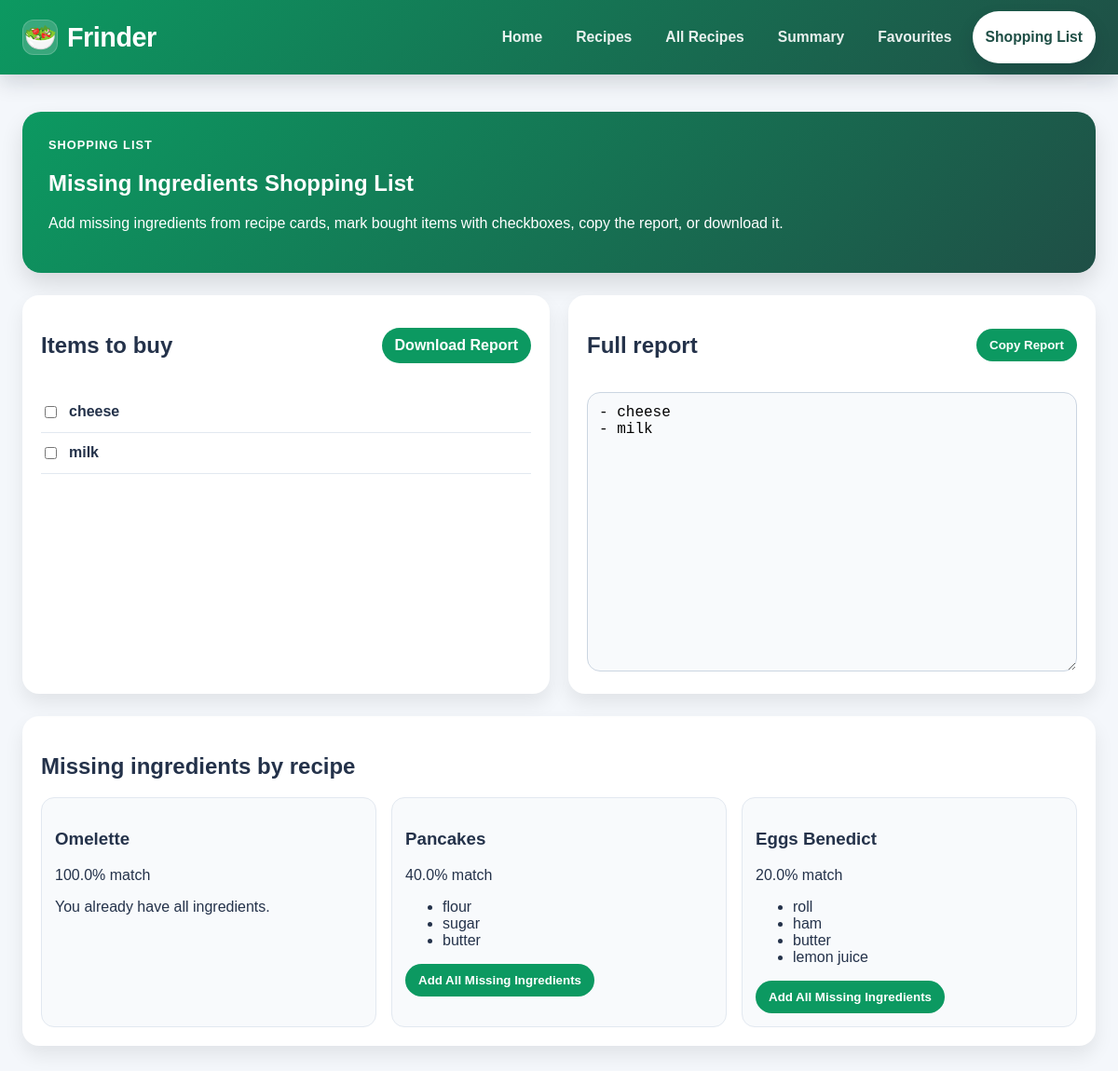
/shopping-list, run on the app's committed database.
### db_models.py (models this page shows)
class IngredientRow(Base):
    __tablename__ = "ingredients"
    id = Column(Integer, primary_key=True)
    name = Column(String, nullable=False, unique=True)
    recipe_links = relationship("RecipeIngredientRow", back_populates="ingredient")
    user_links = relationship("UserIngredientRow", back_populates="ingredient")
    shopping_links = relationship("ShoppingListRow", back_populates="ingredient")

class RecipeRow(Base):
    __tablename__ = "recipes"
    id = Column(Integer, primary_key=True)
    name = Column(String, nullable=False, unique=True)
    instructions = Column(String, nullable=False, default="")
    cooking_time = Column(Integer, nullable=False, default=0)
    difficulty = Column(String, nullable=False, default="Easy")
    recipe_ingredients = relationship(
        "RecipeIngredientRow",
        back_populates="recipe",
        cascade="all, delete-orphan",
        order_by="RecipeIngredientRow.position",
    )

### app.py (the view)
@app.route("/shopping-list")
def shopping_list():
    shopping_items = read_shopping_list()
    matched_recipes = get_latest_recipe_matches()
    report_text = build_shopping_report(shopping_items, matched_recipes)
    return render_template(
        "shopping_list.html",
        shopping_items=shopping_items,
        matched_recipes=matched_recipes,
        report_text=report_text,
    )

### app.py (called while the page is built)
def get_latest_recipe_matches():
    user_ingredients = read_user_ingredients()
    if not user_ingredients:
        return []
    recipes_list = load_recipes()
    suggestions = match_recipes(user_ingredients, recipes_list)
    return [
        recipe
        for recipe in suggestions
        if recipe.match_score > 0
    ]

### db.py (called while the page is built)
def _session():
    return _session_factory()()

def session():
    return _session()

### matching.py (called while the page is built)
def match_recipes(user_ingredients, recipes):
    user_set = set(user_ingredients)
    matches = []
    for recipe in recipes:
        if not isinstance(recipe, Recipe):
            recipe = Recipe.from_dict(recipe)
        recipe_ingredients = [clean_ingredient(i) for i in recipe.ingredients]
        available = [i for i in recipe_ingredients if i in user_set]
        missing = [i for i in recipe_ingredients if i not in user_set]
        score = round((len(available) / len(recipe_ingredients)) * 100, 2) if recipe_ingredients else 0
        matches.append(
            replace(
                recipe,
                ingredients=recipe_ingredients,
                available_ingredients=available,
                missing_ingredients=missing,
                match_score=score,
            )
        )
    return sorted(matches, key=lambda x: x.match_score, reverse=True)

### storage.py (called while the page is built)
def _recipe_row_to_model(recipe_row):
    ingredients = [link.ingredient.name for link in recipe_row.recipe_ingredients]
    return Recipe(
        name=recipe_row.name,
        ingredients=ingredients,
        instructions=recipe_row.instructions,
        cooking_time=recipe_row.cooking_time,
        difficulty=recipe_row.difficulty,
    )

def _read_user_ingredient_names(session):
    rows = session.execute(
        select(UserIngredientRow)
        .options(selectinload(UserIngredientRow.ingredient))
        .order_by(UserIngredientRow.id)
    ).scalars().all()
    return [row.ingredient.name for row in rows]

def _read_shopping_list_names(session):
    rows = session.execute(
        select(ShoppingListRow)
        .options(selectinload(ShoppingListRow.ingredient))
        .order_by(ShoppingListRow.id)
    ).scalars().all()
    return [row.ingredient.name for row in rows]

def _run_read(action):
    with session() as db_session:
        return action(db_session)

def read_user_ingredients():
    return _run_read(_read_user_ingredient_names)

def read_shopping_list():
    return _run_read(_read_shopping_list_names)

### utils.py (called while the page is built)
def clean_ingredient(value):
    return str(value).strip().lower()

### templates/shopping_list.html (shortened to what this page needs)
{% extends "base.html" %}
{% block content %}
<section class="shopping-banner">
    <p class="shopping-banner__label">Shopping List</p>
    <h1>Missing Ingredients Shopping List</h1>
    <p>
        Add missing ingredients from recipe cards, mark bought items with checkboxes,
        copy the report, or download it.
    </p>
</section>
<section class="shopping-layout">
    <div class="shopping-card">
        <div class="shopping-card__header">
            <h2>Items to buy</h2>
            <a
                href="{{ url_for('download_shopping_list') }}"
                class="shopping-button"
            >
                Download Report
            </a>
        </div>
        {% if shopping_items %}
            <ul class="shopping-items">
                {% for item in shopping_items %}
                    <li>
                        <form
                            action="{{ url_for('remove_shopping_item') }}"
                            method="POST"
                            class="shopping-checkbox-form"
                        >
                            <label>
                                <input
                                    type="checkbox"
                                    onchange="this.form.submit()"
                                >
                                <span>{{ item }}</span>
                            </label>
                        </form>
                    </li>
                {% endfor %}
            </ul>
        {% else %}
            <p>
                Your shopping list is empty. Add missing ingredients from the
                Recipes page or from the section below.
            </p>
        {% endif %}
    </div>
    <div class="shopping-card">
        <div class="shopping-card__header">
            <h2>Full report</h2>
            <button
                type="button"
                class="shopping-button"
                onclick="copyShoppingReport()"
            >
                Copy Report
            </button>
        </div>
        <textarea
            id="shopping-report"
            class="shopping-report"
            readonly
        >{{ report_text }}</textarea>
    </div>
</section>
<section class="shopping-card">
    <h2>Missing ingredients by recipe</h2>
    {% if matched_recipes %}
        <div class="shopping-recipe-list">
            {% for recipe in matched_recipes %}
                <article class="shopping-recipe">
                    <h3>{{ recipe.name }}</h3>
                    <p>{{ recipe.match_score }}% match</p>
                    {% if recipe.missing_ingredients %}
                        <ul>
                            {% for ingredient in recipe.missing_ingredients %}
                                <li>{{ ingredient }}</li>
                            {% endfor %}
                        </ul>
                        <form
                            action="{{ url_for('add_to_shopping_list') }}"
                            method="POST"
                        >
                            <button type="submit" class="shopping-button">
                                Add All Missing Ingredients
                            </button>
                        </form>
                    {% else %}
                        <p>You already have all ingredients.</p>
                    {% endif %}
                </article>
            {% endfor %}
        </div>
    {% else %}
        <p>
            No latest recipe matches yet. Go to Home, enter ingredients,
            and click Find Recipes first.
        </p>
    {% endif %}
</section>
{% endblock %}

### static/style.css (style rules this page uses)
body { font-family: Arial, sans-serif; margin: 0; background: #f4f7fb; color: #24324a; }
textarea { width: 100%; min-height: 120px; padding: 12px; box-sizing: border-box; font-family: inherit; font-size: 1rem; }
button { padding: 10px 14px; font-family: inherit; }
.homepage-header, .recipes-banner, .all-recipes-banner, .favourites-banner, .shopping-banner, .summary-hero { background: linear-gradient(135deg, #0C9961, #1f4f46); color: white; padding: 28px; border-radius: 20px; margin-bottom: 24px; box-shadow: 0 12px 24px rgba(0, 0, 0, 0.12); }
.recipes-banner__label, .all-recipes-banner__label, .favourites-banner__label, .shopping-banner__label, .summary-kicker { margin: 0 0 8px; text-transform: uppercase; letter-spacing: 1px; font-size: 0.8rem; font-weight: bold; }
.selected-ingredients-box, .shopping-card, .summary-stat-card, .summary-panel { background: white; border-radius: 18px; padding: 20px; box-shadow: 0 10px 20px rgba(0, 0, 0, 0.08); }
.ingredients-edit-form__button, .shopping-button, .primary-submit-btn { border: none; border-radius: 999px; background: #0C9961; color: white; cursor: pointer; font-weight: bold; white-space: nowrap; }
.shopping-layout { display: grid; grid-template-columns: 1fr 1fr; gap: 20px; }
.shopping-card { margin-bottom: 24px; }
.shopping-card__header { display: flex; justify-content: space-between; align-items: center; gap: 16px; margin-bottom: 16px; }
.shopping-button { padding: 10px 14px; text-decoration: none; display: inline-block; }
.shopping-items { list-style: none; padding: 0; margin: 0; }
.shopping-items li { border-bottom: 1px solid #e2e8f0; padding: 12px 0; }
.shopping-checkbox-form label { display: flex; align-items: center; gap: 10px; font-weight: bold; cursor: pointer; }
.shopping-report { width: 100%; min-height: 300px; border: 1px solid #cbd5e1; border-radius: 14px; background: #f8fafc; font-family: monospace; resize: vertical; }
.shopping-recipe-list { display: grid; grid-template-columns: repeat(3, minmax(0, 1fr)); gap: 16px; }
.shopping-recipe { border: 1px solid #e2e8f0; border-radius: 14px; padding: 14px; background: #f8fafc; }

### data on the page
IngredientRow: name "cheese"
IngredientRow: name "milk"
RecipeRow: name "Omelette", match_score "100.0", shows "You already have all ingredients."
RecipeRow: name "Pancakes", match_score "40.0"
IngredientRow: name "flour"
IngredientRow: name "sugar"
IngredientRow: name "butter"
RecipeRow: name "Eggs Benedict", match_score "20.0"
IngredientRow: name "roll"
IngredientRow: name "ham"
IngredientRow: name "lemon juice"
